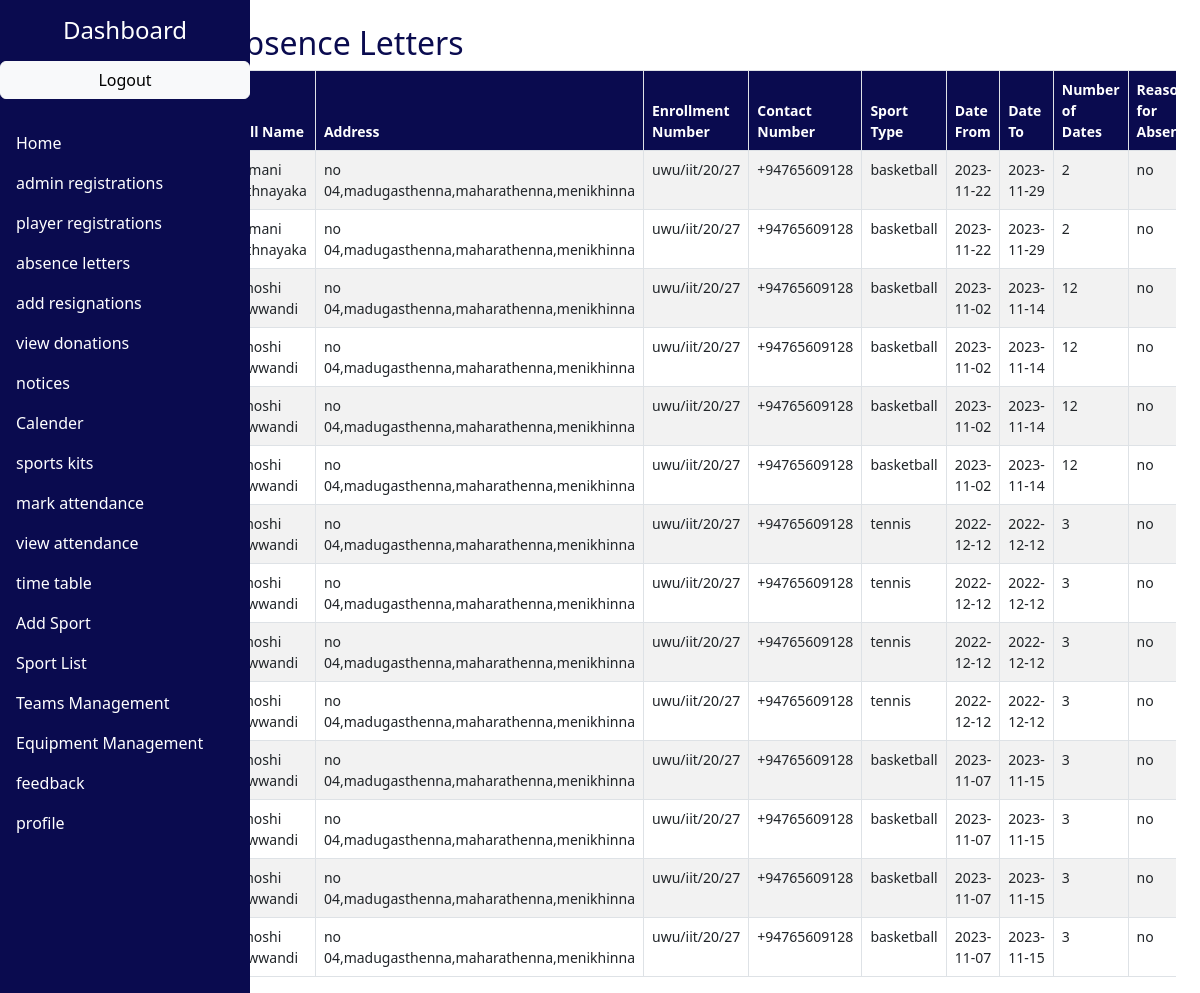
The page /admin_absence_letters.php on the database its author committed.
### tables this page shows
CREATE TABLE `absencerecords` (
  `id` int(11) NOT NULL,
  `fullName` varchar(255) NOT NULL,
  `address` varchar(255) NOT NULL,
  `enrollmentNumber` varchar(50) NOT NULL,
  `contactNumber` varchar(20) NOT NULL,
  `sportType` varchar(50) NOT NULL,
  `dateFrom` date NOT NULL,
  `dateTo` date NOT NULL,
  `numberOfDates` int(11) NOT NULL,
  `reasonForAbsence` text NOT NULL
);

### classes/Absence.php (called while the page is built, shortened)
<?php
class Absence
{
   public function getAllAbsenceRecords($con) {
    try {
        $query = "SELECT * FROM absencerecords ORDER BY id DESC";
        $stmt = $con->query($query);
        return $stmt->fetchAll(PDO::FETCH_ASSOC);
    } catch (PDOException $exc) {
        die("Error : " . $exc->getMessage());
    }
}
}

### admin_absence_letters.php (the view, shortened to what this page needs)
<?php
require_once 'classes/DbConnector.php';
require_once 'classes/Absence.php';
$con = DbConnector::getConnection();
$absence = new Absence();
$absenceRecords = $absence->getAllAbsenceRecords($con);
?>
<!DOCTYPE html>
<html lang="en">
<head>
  <link href="https://cdn.jsdelivr.net/npm/bootstrap@5.3.0/dist/css/bootstrap.min.css" rel="stylesheet">
</head>
<body>
 <div class="container-fluid">
    <div class="row">
     <nav class="col-md-2 col-12 sidebar p-0">
             <div class="position-sticky">
          <h4 class="my-3 text-center">Dashboard</h4>
          <ul class="nav flex-column">
            <a href="logout.php" class="btn btn-outline-light btn-primary btn-light" style="color: black;">Logout</a>
<br>
                      <li class="nav-item">
                      <a class="nav-link active" href="admin_dashboard.php">Home</a>
                    </li>
                        <li class="nav-item">
                            <a class="nav-link active" href="admin_registrations.php">admin registrations</a>
                        </li>
                        <li class="nav-item">
                            <a class="nav-link active" href="player_registrations.php">player registrations</a>
                        </li>
                        <li class="nav-item">
                            <a class="nav-link active" href="admin_absence_letters.php">absence letters</a>
                        </li>
                        <li class="nav-item">
                            <a class="nav-link active" href="add_resignation.php">add resignations</a>
                        </li>
                        <li class="nav-item">
                            <a class="nav-link active" href="view_donation.php">view donations</a>
                        </li>
                        <li class="nav-item">
                            <a class="nav-link active" href="admin_notices.php">notices</a>
                        </li>
                        <li class="nav-item">
                            <a class="nav-link active" href="admin_event.php">Calender</a>
                        </li>
                          <li class="nav-item">
                            <a class="nav-link active" href="admin_sport_kit.php">sports kits</a>
                        </li>
                          <li class="nav-item">
                            <a class="nav-link active" href="mark_attendence.php">mark attendance</a>
                        </li>
                          <li class="nav-item">
                            <a class="nav-link active" href="view_attendance1.php">view attendance</a>
                        </li>
                          <li class="nav-item">
                            <a class="nav-link active" href="2.php">time table</a>
                        </li>
                        <li class="nav-item">
                          <a class="nav-link active" href="./add_sport.php">Add Sport</a>
                        </li>
                        <li class="nav-item">
                          <a class="nav-link active" href="./list_sports.php">Sport List</a>
                        </li>
                        <li class="nav-item">
                          <a class="nav-link active" href="./Teams.php">Teams Management</a>
                        </li>
                        <li class="nav-item">
                            <a class="nav-link active" href="./EquipmentStock.php">Equipment Management</a>
                        </li>
            <li class="nav-item">
              <a class="nav-link active" href="admin_feedback.php">feedback</a>
            </li>
            <li class="nav-item">
                            <a class="nav-link active" href="admin_profile.php">profile</a>
                        </li>
          </ul>
        </div>
      </nav>
      <main class="col-md-10 col-12 ms-sm-auto">
        <div class="container mt-4">
          <h2 style="color:#0A0B4F;">Absence Letters</h2>
          <div class="table-responsive">
            <table class="table table-striped">
              <thead>
                <tr>
                  <th>Full Name</th>
                  <th>Address</th>
                  <th>Enrollment Number</th>
                  <th>Contact Number</th>
                  <th>Sport Type</th>
                  <th>Date From</th>
                  <th>Date To</th>
                  <th>Number of Dates</th>
                  <th>Reason for Absence</th>
                </tr>
              </thead>
              <tbody>
                <?php foreach ($absenceRecords as $absenceRecord) { ?>
                  <tr>
                    <td><?php echo $absenceRecord['fullName']; ?></td>
                    <td><?php echo $absenceRecord['address']; ?></td>
                    <td><?php echo $absenceRecord['enrollmentNumber']; ?></td>
                    <td><?php echo $absenceRecord['contactNumber']; ?></td>
                    <td><?php echo $absenceRecord['sportType']; ?></td>
                    <td><?php echo $absenceRecord['dateFrom']; ?></td>
                    <td><?php echo $absenceRecord['dateTo']; ?></td>
                    <td><?php echo $absenceRecord['numberOfDates']; ?></td>
                    <td><?php echo $absenceRecord['reasonForAbsence']; ?></td>
                  </tr>
                <?php } ?>
              </tbody>
            </table>
          </div>
        </div>
      </main>
    </div>
  </div>
</body>
</html>

### admin_absence_letters.php (style rules this page uses)
.sidebar { position: fixed; top: 0; left: 0; bottom: 0; background-color: #0A0B4F; color: white; overflow-y: auto; height: 100%; width: 250px; z-index: 1; padding: 20px; margin: 0; }
.sidebar .nav-link { color: white; }
.sidebar { background-color: #0A0B4F; color: white; min-height: 100vh; width: :350px; }
.table { font-size: 14px; }
.table th, .table td { border: 1px solid #dee2e6; padding: 8px; }
.table th { background-color: #0A0B4F; color: white; }
.table-striped tbody tr:nth-of-type(odd) { background-color: #f2f2f2; }

### rows shown on the page
absencerecords: fullName "kamani rathnayaka", address "no 04,madugasthenna,maharathenna,menikhinna", enrollmentNumber "uwu/iit/20/27", contactNumber "+94765609128", sportType "basketball", dateFrom "2023-11-22", dateTo "2023-11-29", numberOfDates "2", reasonForAbsence "no"
absencerecords: fullName "kamani rathnayaka", address "no 04,madugasthenna,maharathenna,menikhinna", enrollmentNumber "uwu/iit/20/27", contactNumber "+94765609128", sportType "basketball", dateFrom "2023-11-22", dateTo "2023-11-29", numberOfDates "2", reasonForAbsence "no"
absencerecords: fullName "dinoshi sewwandi", address "no 04,madugasthenna,maharathenna,menikhinna", enrollmentNumber "uwu/iit/20/27", contactNumber "+94765609128", sportType "basketball", dateFrom "2023-11-02", dateTo "2023-11-14", numberOfDates "12", reasonForAbsence "no"
absencerecords: fullName "dinoshi sewwandi", address "no 04,madugasthenna,maharathenna,menikhinna", enrollmentNumber "uwu/iit/20/27", contactNumber "+94765609128", sportType "basketball", dateFrom "2023-11-02", dateTo "2023-11-14", numberOfDates "12", reasonForAbsence "no"
absencerecords: fullName "dinoshi sewwandi", address "no 04,madugasthenna,maharathenna,menikhinna", enrollmentNumber "uwu/iit/20/27", contactNumber "+94765609128", sportType "basketball", dateFrom "2023-11-02", dateTo "2023-11-14", numberOfDates "12", reasonForAbsence "no"
absencerecords: fullName "dinoshi sewwandi", address "no 04,madugasthenna,maharathenna,menikhinna", enrollmentNumber "uwu/iit/20/27", contactNumber "+94765609128", sportType "basketball", dateFrom "2023-11-02", dateTo "2023-11-14", numberOfDates "12", reasonForAbsence "no"
absencerecords: fullName "dinoshi sewwandi", address "no 04,madugasthenna,maharathenna,menikhinna", enrollmentNumber "uwu/iit/20/27", contactNumber "+94765609128", sportType "tennis", dateFrom "2022-12-12", dateTo "2022-12-12", numberOfDates "3", reasonForAbsence "no"
absencerecords: fullName "dinoshi sewwandi", address "no 04,madugasthenna,maharathenna,menikhinna", enrollmentNumber "uwu/iit/20/27", contactNumber "+94765609128", sportType "tennis", dateFrom "2022-12-12", dateTo "2022-12-12", numberOfDates "3", reasonForAbsence "no"
absencerecords: fullName "dinoshi sewwandi", address "no 04,madugasthenna,maharathenna,menikhinna", enrollmentNumber "uwu/iit/20/27", contactNumber "+94765609128", sportType "tennis", dateFrom "2022-12-12", dateTo "2022-12-12", numberOfDates "3", reasonForAbsence "no"
absencerecords: fullName "dinoshi sewwandi", address "no 04,madugasthenna,maharathenna,menikhinna", enrollmentNumber "uwu/iit/20/27", contactNumber "+94765609128", sportType "tennis", dateFrom "2022-12-12", dateTo "2022-12-12", numberOfDates "3", reasonForAbsence "no"
absencerecords: fullName "dinoshi sewwandi", address "no 04,madugasthenna,maharathenna,menikhinna", enrollmentNumber "uwu/iit/20/27", contactNumber "+94765609128", sportType "basketball", dateFrom "2023-11-07", dateTo "2023-11-15", numberOfDates "3", reasonForAbsence "no"
absencerecords: fullName "dinoshi sewwandi", address "no 04,madugasthenna,maharathenna,menikhinna", enrollmentNumber "uwu/iit/20/27", contactNumber "+94765609128", sportType "basketball", dateFrom "2023-11-07", dateTo "2023-11-15", numberOfDates "3", reasonForAbsence "no"
absencerecords: fullName "dinoshi sewwandi", address "no 04,madugasthenna,maharathenna,menikhinna", enrollmentNumber "uwu/iit/20/27", contactNumber "+94765609128", sportType "basketball", dateFrom "2023-11-07", dateTo "2023-11-15", numberOfDates "3", reasonForAbsence "no"
absencerecords: fullName "dinoshi sewwandi", address "no 04,madugasthenna,maharathenna,menikhinna", enrollmentNumber "uwu/iit/20/27", contactNumber "+94765609128", sportType "basketball", dateFrom "2023-11-07", dateTo "2023-11-15", numberOfDates "3", reasonForAbsence "no"
